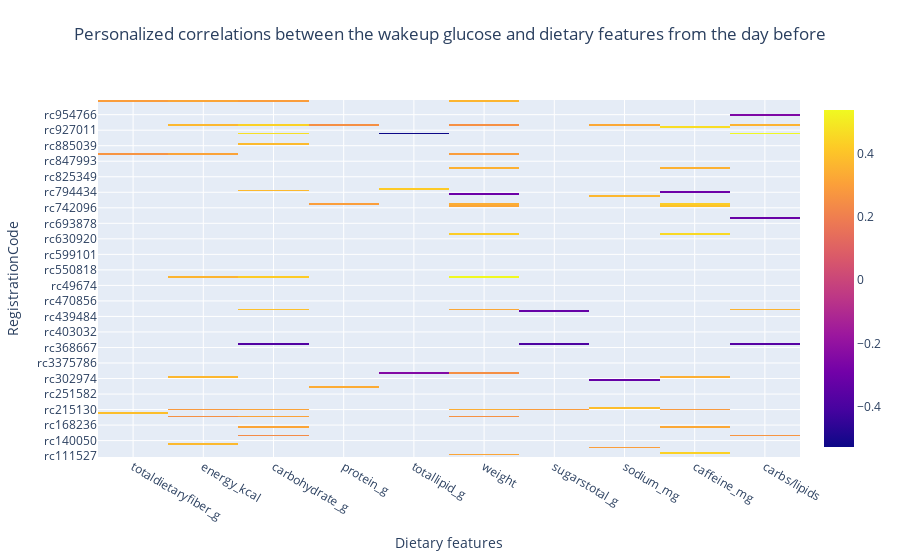

The code cell stored with this chart in its notebook:
### Code cell
plot_corr_heatmap(corr_table_total, savefig=True, filename='corr_total_diet_pnp3_2')

### Figure 1 — Plotly figure (JSON) as saved in the notebook; plotly's stock layout.template omitted (floating-point values rounded to 4 significant figures; data arrays with more than 128 entries replaced by an {"elided": "..."} marker saying what was removed)
{"data": [{"hoverongaps": false, "type": "heatmap", "x": ["totaldietaryfiber_g", "energy_kcal", "carbohydrate_g", "protein_g", "totallipid_g", "weight", "sugarstotal_g", "sodium_mg", "caffeine_mg", "carbs/lipids"], "y": {"elided": "207 str values"}, "z": {"elided": "207x10 float values"}}], "layout": {"title": {"text": "Personalized correlations between the wakeup glucose and dietary features from the day before", "x": 0.5, "xanchor": "center", "y": 0.95, "yanchor": "top"}, "xaxis": {"title": {"text": "Dietary features"}}, "yaxis": {"title": {"text": "RegistrationCode"}}}}
